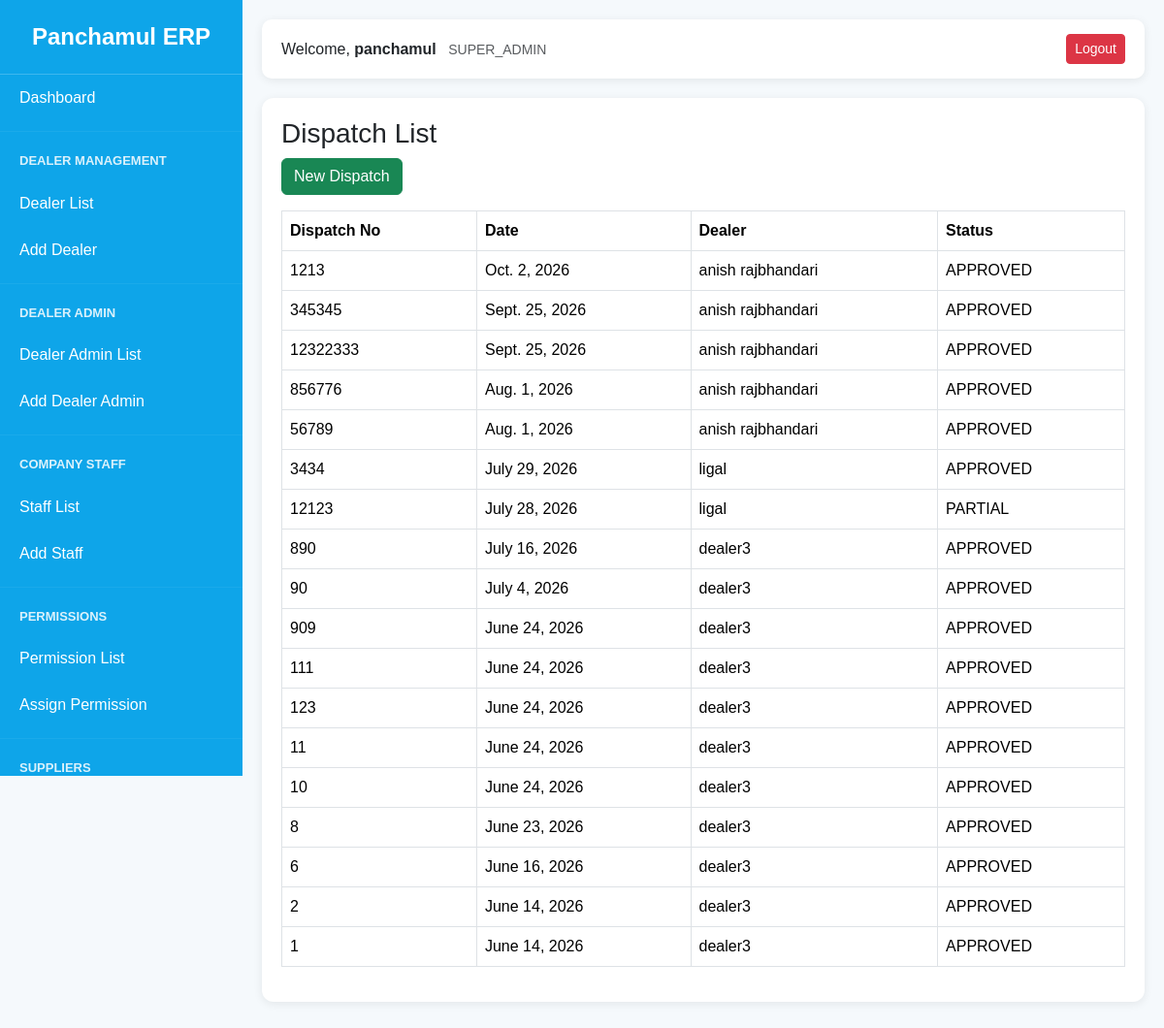
/inventory/dispatches/ (signed in), run on an earlier commit of the app's database.
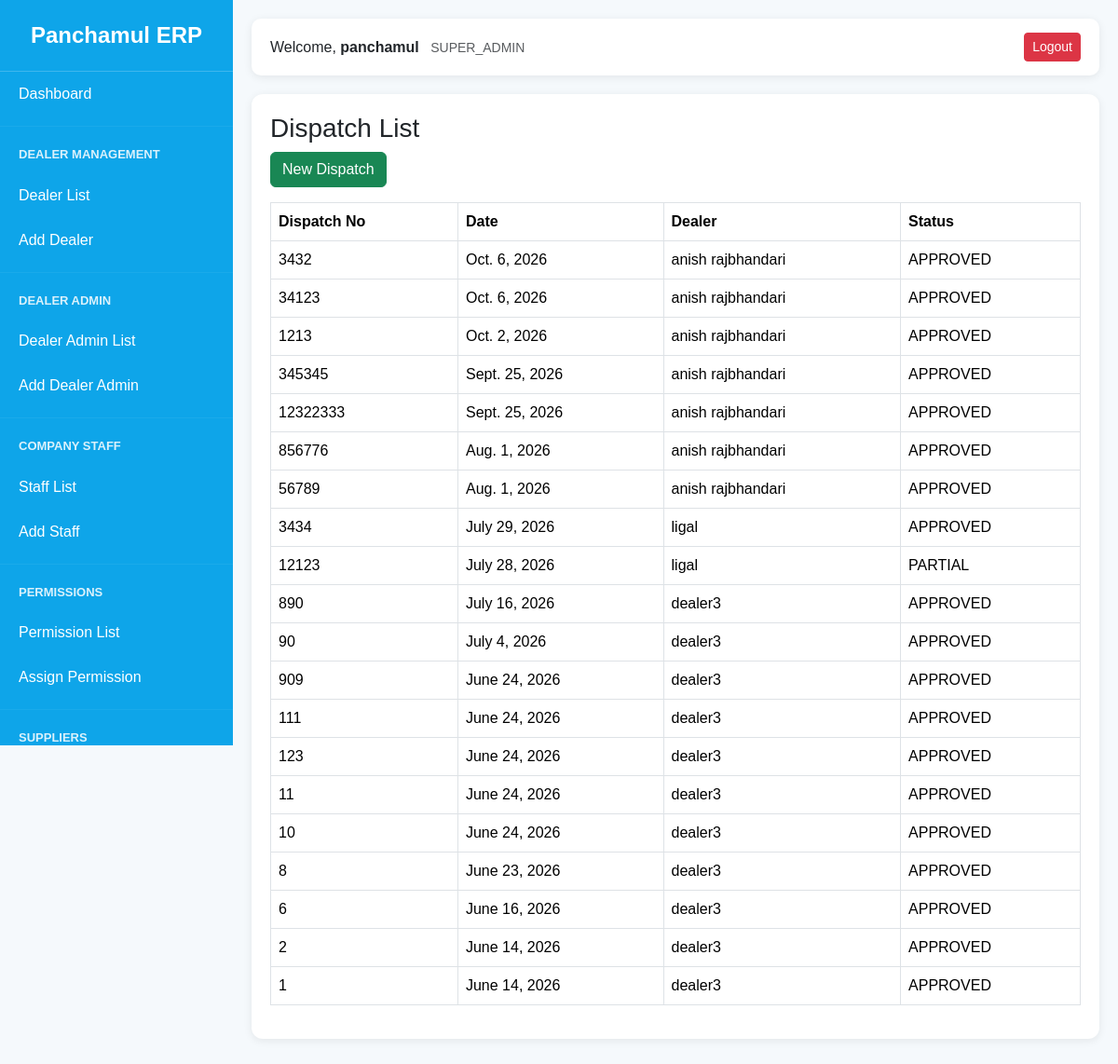
And on a later commit of the database.
### accounts/models.py (models this page shows, shortened)
class User(AbstractUser):
    ROLE_CHOICES = (
        ('SUPER_ADMIN', 'Super Admin'),
        ('COMPANY_STAFF', 'Company Staff'),
        ('DEALER_ADMIN', 'Dealer Admin'),
        ('DEALER_STAFF', 'Dealer Staff'),
    )
    role = models.CharField(
        max_length=20,
        choices=ROLE_CHOICES
    )
    phone = models.CharField(
        max_length=20,
        blank=True,
        null=True
    )
    is_active_user = models.BooleanField(
        default=True
    )

### inventory/models.py (models this page shows, shortened)
class Dispatch(models.Model):
    STATUS_CHOICES = (
        ('PENDING', 'Pending'),
        ('APPROVED', 'Approved'),
        ('PARTIAL', 'Partially Received'),
    )
    dealer = models.ForeignKey(
        'dealers.Dealer',
        on_delete=models.CASCADE
    )
    dispatch_no = models.CharField(
        max_length=100,
        unique=True
    )
    dispatch_date = models.DateField()
    remarks = models.TextField(
        blank=True,
        null=True
    )
    status = models.CharField(
        max_length=20,
        choices=STATUS_CHOICES,
        default='PENDING'
    )
    dealer_approved_by = models.ForeignKey(
    'accounts.User',
    on_delete=models.SET_NULL,
    null=True,
    blank=True,
    related_name='approved_dispatches'
)
    approved_at = models.DateTimeField(
        null=True,
        blank=True
    )
    created_by = models.ForeignKey(
        settings.AUTH_USER_MODEL,
        on_delete=models.SET_NULL,
        null=True
    )
    created_at = models.DateTimeField(
        auto_now_add=True
    )
    total_amount = models.DecimalField(
    max_digits=12,
    decimal_places=2,
    default=0
    )

### dealers/models.py (models this page shows, shortened)
class Dealer(models.Model):
    name = models.CharField(max_length=200)
    address = models.TextField()
    phone = models.CharField(max_length=20)
    email = models.EmailField(
        blank=True,
        null=True
    )
    created_by = models.ForeignKey(
        settings.AUTH_USER_MODEL,
        on_delete=models.SET_NULL,
        null=True,
        related_name='dealers'
    )
    is_active = models.BooleanField(
        default=True
    )
    created_at = models.DateTimeField(
        auto_now_add=True
    )

### inventory/views.py (the view)
@login_required
def dispatch_list(request):
    dispatches = Dispatch.objects.select_related(
        'dealer'
    ).order_by(
        '-id'
    )
    return render(
        request,
        'inventory/dispatch_list.html',
        {
            'dispatches': dispatches
        }
    )

### accounts/context_processors.py (called while the page is built)
def user_permissions(request):
    permissions = {}
    if request.user.is_authenticated:
        perms = ModulePermission.objects.filter(
            user=request.user
        )
        for p in perms:
            permissions[p.module] = p
    return {
        'user_permissions': permissions
    }

### templates/inventory/dispatch_list.html
{% extends 'dashboard/base.html' %}
{% block content %}
<div class="card-box">
    <h3>Dispatch List</h3>
    <a href="{% url 'dispatch_create' %}"
       class="btn btn-success mb-3">
        New Dispatch
    </a>
    <table class="table table-bordered">
        <thead>
            <tr>
                <th>Dispatch No</th>
                <th>Date</th>
                <th>Dealer</th>
                <th>Status</th>
            </tr>
        </thead>
        <tbody>
            {% for d in dispatches %}
            <tr>
                <td>{{ d.dispatch_no }}</td>
                <td>{{ d.dispatch_date }}</td>
                <td>{{ d.dealer.name }}</td>
                <td>{{ d.status }}</td>
            </tr>
            {% endfor %}
        </tbody>
    </table>
</div>
{% endblock %}

### templates/dashboard/base.html (shortened to what this page needs)
<!DOCTYPE html>
<html lang="en">
<head>
    <link href="https://cdn.jsdelivr.net/npm/bootstrap@5.3.3/dist/css/bootstrap.min.css"
          rel="stylesheet">
</head>
<body>
<div class="sidebar" id="sidebar">
    <div class="logo">
        Panchamul ERP
    </div>
    {% if request.user.role == 'SUPER_ADMIN' %}
        <a href="{% url 'super_dashboard' %}">
            Dashboard
        </a>
    {% else %}
        <a href="{% url 'staff_dashboard' %}">
            Dashboard
        </a>
    {% endif %}
    {% if request.user.role == 'SUPER_ADMIN' or user_permissions.DEALER.can_view %}
    <hr>
    <div class="menu-title">
        Dealer Management
    </div>
    <a href="{% url 'dealer_list' %}">
        Dealer List
    </a>
    {% if request.user.role == 'SUPER_ADMIN' or user_permissions.DEALER.can_add %}
    <a href="{% url 'dealer_create' %}">
        Add Dealer
    </a>
    {% endif %}
    {% endif %}
    {% if request.user.role == 'SUPER_ADMIN' %}
    <hr>
    <div class="menu-title">
        Dealer Admin
    </div>
    <a href="{% url 'dealer_admin_list' %}">
        Dealer Admin List
    </a>
    <a href="{% url 'dealer_admin_create' %}">
        Add Dealer Admin
    </a>
    {% endif %}
    {% if request.user.role == 'SUPER_ADMIN' %}
    <hr>
    <div class="menu-title">
        Company Staff
    </div>
    <a href="{% url 'staff_list' %}">
        Staff List
    </a>
    <a href="{% url 'staff_create' %}">
        Add Staff
    </a>
    {% endif %}
    {% if request.user.role == 'SUPER_ADMIN' %}
    <hr>
    <div class="menu-title">
        Permissions
    </div>
    <a href="{% url 'permission_list' %}">
        Permission List
    </a>
    <a href="{% url 'permission_assign' %}">
        Assign Permission
    </a>
    {% endif %}
    {% if request.user.role == 'SUPER_ADMIN' or can_product %}
    <hr>
    <div class="menu-title">
        Suppliers
    </div>
    {% endif %}
</div>
<div class="content">
    <div class="topbar d-flex justify-content-between align-items-center">
        <div>
            Welcome,
            <strong>
                {{ request.user.username }}
            </strong>
            <small class="text-muted ms-2">
                {{ request.user.role }}
            </small>
        </div>
        <div>
            <a href="{% url 'logout' %}"
               class="btn btn-danger btn-sm">
                Logout
            </a>
        </div>
    </div>
    {% block content %}
    {% endblock %}
</div>
</body>
</html>

### templates/dashboard/base.html (style rules this page uses)
body { margin:0; background:#f5f9fc; font-family: Arial, sans-serif; }
.sidebar { width:250px; height:100vh; position:fixed; top:0; left:0; background:#0EA5E9; color:white; overflow-y:auto; }
.logo { text-align:center; padding:20px; font-size:24px; font-weight:bold; border-bottom:1px solid rgba(255,255,255,.2); }
.menu-title { padding:10px 20px; font-size:13px; font-weight:bold; text-transform:uppercase; opacity:.85; }
.sidebar a { display:block; padding:12px 20px; color:white; text-decoration:none; transition:.3s; }
.content { margin-left:250px; padding:20px; }
.topbar { background:white; padding:15px 20px; border-radius:10px; box-shadow:0 2px 10px rgba(0,0,0,.08); margin-bottom:20px; }
.card-box { background:white; padding:20px; border-radius:12px; box-shadow:0 2px 10px rgba(0,0,0,.08); margin-bottom:20px; }
hr { margin:10px 0; border-color:rgba(255,255,255,.2); }

What changed in the data, as far as the page shows it:
added Dispatch: dispatch_no "3432", dispatch_date "Oct. 6, 2026", dealer.name "anish rajbhandari", status "APPROVED"
added Dispatch: dispatch_no "34123", dispatch_date "Oct. 6, 2026", dealer.name "anish rajbhandari", status "APPROVED"
